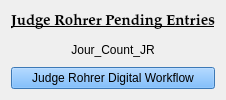
          <widget class="QWidget" name="rohrer_tab">
           <attribute name="title">
            <string>Judge Rohrer</string>
           </attribute>
           <layout class="QGridLayout" name="gridLayout_25">
            <item row="0" column="0">
             <layout class="QGridLayout" name="gridLayout_19">
              <item row="0" column="0">
               <widget class="QLabel" name="label_18">
                <property name="font">
                 <font>
                  <family>Palatino Linotype</family>
                  <pointsize>11</pointsize>
                  <weight>75</weight>
                  <italic>false</italic>
                  <bold>true</bold>
                  <underline>true</underline>
                 </font>
                </property>
                <property name="text">
                 <string>Judge Rohrer Pending Entries</string>
                </property>
                <property name="alignment">
                 <set>Qt::AlignCenter</set>
                </property>
               </widget>
              </item>
              <item row="1" column="0">
               <widget class="QLabel" name="jour_count_jr_label">
                <property name="text">
                 <string>Jour_Count_JR</string>
                </property>
                <property name="alignment">
                 <set>Qt::AlignCenter</set>
                </property>
               </widget>
              </item>
              <item row="2" column="0">
               <widget class="WorkDialogButton" name="rohrer_workflowButton">
                <property name="styleSheet">
                 <string notr="true">background-color: rgb(85, 170, 255);</string>
                </property>
                <property name="text">
                 <string>Judge Rohrer Digital Workflow</string>
                </property>
               </widget>
              </item>
             </layout>
            </item>
           </layout>
          </widget>
